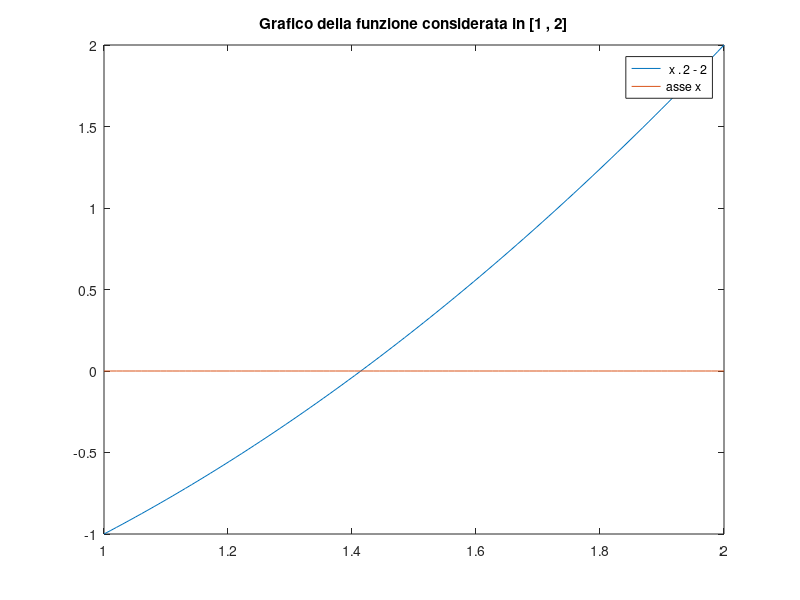

MATLAB code to generate this figure: (Note: this script raises an error after producing the figure.)

clear all
close all
%% parametri globali
a=1;b=2;
method='m';
versione=1; % 1 per f=x^2-2, 2 per f=(x.^2-2).^3

 
switch versione
    case 1
        f=@(x) x.^2-2;
        toll=10^(-12);
    case 2
        f=@(x) (x.^2-2).^3;
        toll=10^(-4);
end
str=func2str(f);
funzione=str(5:end); % stringa con la definizione della funzione in testo da usare nella leggenda
%% punto 1
xplot=linspace(a,b);
figure(1);
plot(xplot,f(xplot));hold on
plot(xplot,0.*xplot); hold off
title(['Grafico della funzione considerata in [' num2str(a) ' , ' num2str(b) ']']);
legend(funzione,'asse x')
%% punto 2
[zero,res,wres,iterates,flag]=Bisezione(f,a,b,toll,method);

%% punto 3
switch flag
    case 'r'
        fprintf('algoritmo stoppato per criterio del residuo\n');
        fprintf('residuo pesato approssimato = %1.12e\n',wres);
        fprintf('numero iterazioni = %d\n',size(iterates,2));
        fprintf('errore finale =%1.12e\n', abs(sqrt(2)-zero));
       
    case 's'
        fprintf('algoritmo stoppato per criterio dello scarto\n');
        fprintf('ultimo scarto = %1.12e\n',iterates(1,end)-iterates(1,end-1));
        fprintf('numero iterazioni = %d\n',size(iterates,2));
        fprintf('errore finale =%1.12e\n', abs(sqrt(2)-zero));
    case 'b'
        fprintf('algoritmo stoppato per entrambi i criteri\n');
        fprintf('residuo pesato approssimato = %1.12e\n',wres);
        fprintf('ultimo scarto = %1.12e\n',iterates(1,end)-iterates(1,end-1));
        fprintf('numero iterazioni = %d\n',size(iterates,2));
        fprintf('errore finale =%1.12e\n', abs(sqrt(2)-zero));
    case 'f'
        fprintf('residuo nullo in numero finito di passi\n');
        fprintf('numero iterazioni = %d\n',size(iterates,2));
        fprintf('errore finale =%1.12e\n', abs(sqrt(2)-zero));
end

%% punto 4
err=abs(sqrt(2)-iterates(1,:));
res_abs=abs(f(iterates(1,:)));
figure(2);
semilogy(err);hold on;
semilogy(res_abs);
title(['Bisezione per ' funzione ' in [' num2str(a) ',' num2str(b) ']'])
legend('errore','residuo')

%%
figure(3);
plot(err./res_abs);
title('rapporto errori/residui')

if versione==1
    hold on 
    plot(ones(size(err))./(sqrt(2)*2))
    legend('errore/residuo', '1/df(sqrt(2))')
    hold off
end